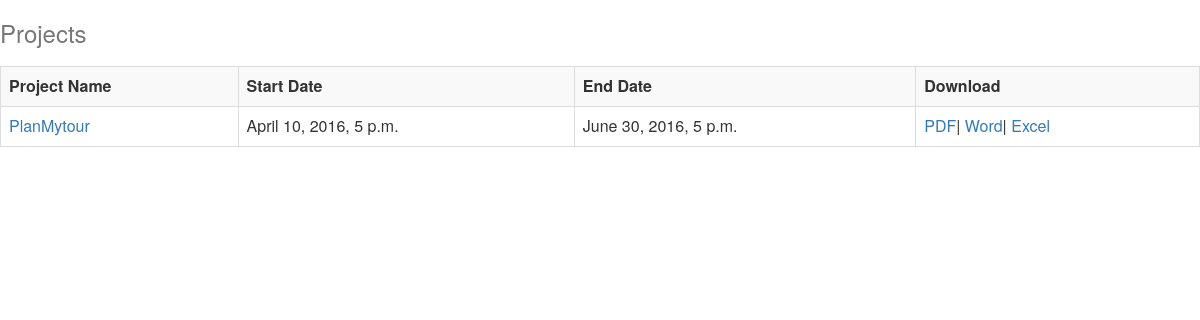
Before: / with the older database file.
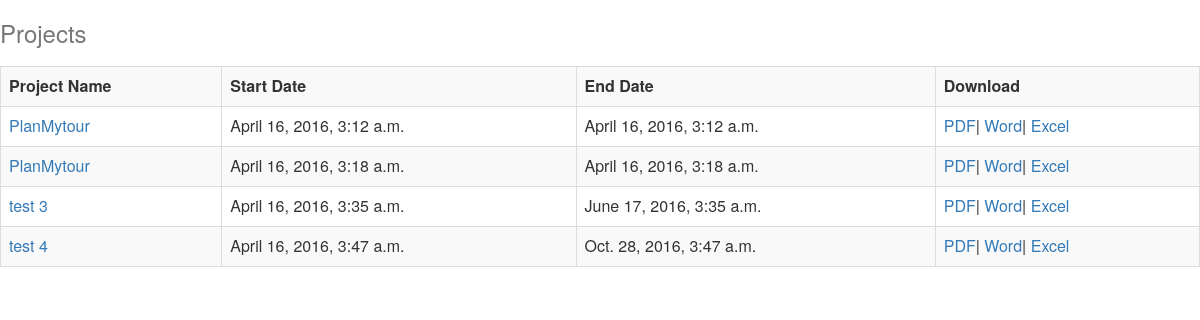
After: the same page with the newer database file.
### apps/project/models.py (models this page shows)
class ProjectBase(BaseClass):
    title = models.CharField(max_length=30, null=False, blank=False)
    short_description = models.CharField(
        max_length=300, null=False, blank=False)
    detailed_description = models.TextField(null=False, blank=False)
    start_date = models.DateTimeField(null=False, blank=False)
    end_date = models.DateTimeField(null=False, blank=False)
    class Meta:
        abstract = True

class Project(ProjectBase):
    manager = models.ForeignKey(Staff, null=False, blank=False)
    client_name = models.CharField(max_length=30, null=False, blank=False)
    attachments = models.ManyToManyField('ProjectAttachment')
    createdby = models.ForeignKey(Staff, related_name='project_createdby')
    modifiedby = models.ForeignKey(Staff, related_name='project_modifedby')
    objects = ProjectManager()
    class Meta:
        verbose_name = ('Project')
        verbose_name_plural = ('Projects')
    def __unicode__(self):
        return self.client_name

### apps/project/views.py (the view)
# urls.py: url(r'^$', views.ProjectList.as_view(),
class ProjectList(ListView):
    template_name = 'project/project_list.html'
    projects = Project.objects.all()
    def get(self, request, *args, **kwargs):
        print("self.projects  : ", self.projects)
        return render(request, self.template_name, {'projects': self.projects})

### templates/project/project_list.html (shortened to what this page needs)
<html>
	{% load static %}
	<head>
	    <link href="{% static 'core/css/bootstrap.min.css' %}" rel="stylesheet">
	    <link href="/static/core/css/style.css" rel="stylesheet">
	  </head>
	<body>
		<h3 class="text-muted">
				Projects
		</h3>
		{%if projects%}
		<div class="row">
			<div class="col-md-12">
				<table class="table table-striped table-bordered table-hover dataTable no-foote">
					<tr>
						<th>Project Name</th>
						<th>Start Date</th>
						<th>End Date</th>
						<th>Download</th>
					</tr>
					{% for project in projects %}
						<tr>
							<td><a href="{% url 'project_detail' project.pk %}">{{project.title}}</a></td>
							<td>{{project.start_date}}</td>
							<td>{{project.end_date}}</td>
							<td><a href="{% url 'download_project' project.pk 'pdf' %}">PDF</a>|
								<a href="{% url 'download_project' project.pk 'word' %}">Word</a>|
								<a href="{% url 'download_project' project.pk 'excel' %}">Excel</a>
							</td>
						</tr>
					{% endfor %}
				</table>
			</div>
		</div>
		{% else %}
			No project exist
		{% endif %}
	</body>
</html>

Changed rows visible on the page:
changed Project: start_date "April 10, 2016, 5 p.m." → "April 16, 2016, 3:12 a.m."; end_date "June 30, 2016, 5 p.m." → "April 16, 2016, 3:12 a.m."
added Project: title "PlanMytour", start_date "April 16, 2016, 3:18 a.m.", end_date "April 16, 2016, 3:18 a.m."
added Project: title "test 3", start_date "April 16, 2016, 3:35 a.m.", end_date "June 17, 2016, 3:35 a.m."
added Project: title "test 4", start_date "April 16, 2016, 3:47 a.m.", end_date "Oct. 28, 2016, 3:47 a.m."
